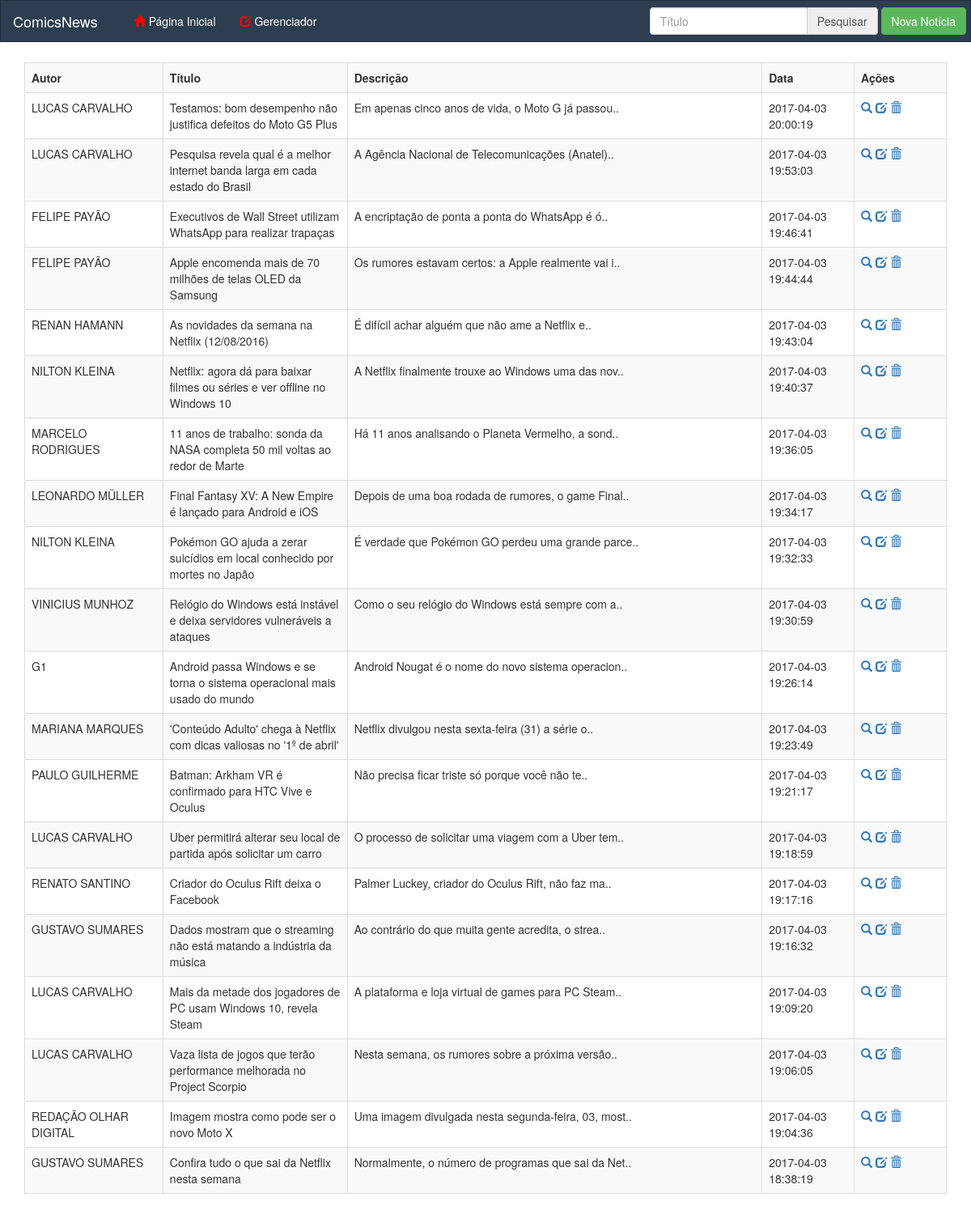
Page /gerenciador.php on the committed database.
### tables this page shows
CREATE TABLE `noticia` (
  `ID` int(11) NOT NULL,
  `titulo` varchar(100) NOT NULL,
  `descricao` text NOT NULL,
  `img` varchar(100) NOT NULL,
  `data` timestamp NOT NULL DEFAULT CURRENT_TIMESTAMP,
  `autor` varchar(100) NOT NULL
);

### php/Conexao.php (called while the page is built)
<?php
class Conexao {
    private $host     = 'localhost';
    private $usuario = 'root';
    private $senha = '';
    private $banco     = 'comicsnews';
    public $conexao;
    public function __construct(){
        if(!isset($this->conexao)){
            try{
                $conn = new PDO("mysql:host=".$this->host.";dbname=".$this->banco, $this->usuario, $this->senha);
                $conn->setAttribute(PDO::ATTR_ERRMODE, PDO::ERRMODE_EXCEPTION);
                $this->conexao = $conn;
            }catch(PDOException $e){
                die("Falha de conexao com o Banco de Dados: " . $e->getMessage());
            }
        }
    }
    public function getInstance() {
        return $this->conexao;
    }
}

### php/NoticiaDAO.php (called while the page is built, shortened)
<?php
include_once('Noticia.php');
class NoticiaDAO {
    private $conexao;
    public function __construct($conexao) {
        $this->conexao = $conexao;
    }
    public function getNoticias() {
        $statement = $this->conexao->query(
            'SELECT * FROM noticia ORDER BY id DESC LIMIT 20'
        );
        return $this->processResults($statement);
    }
    private function processResults($statement) {
        $noticias = array();
        if($statement) {
            while($row = $statement->fetch(PDO::FETCH_OBJ)) {
                $noticia = new Noticia();
                $noticia->setID($row->ID);
                $noticia->setTitulo(stripslashes($row->titulo));
                $noticia->setDescricao(stripslashes($row->descricao));
                $noticia->setImagem($row->img);
                $noticia->setData($row->data);
                $noticia->setAutor(stripslashes($row->autor));
                $noticias[] = $noticia;
            }
        }
        return $noticias;
    }
}

### php/Noticia.php (called while the page is built, shortened)
<?php
class Noticia {
	private $id;
	private $titulo;
	private $descricao;
	private $data;
	private $autor;
	public function getID() {
		return $this->id;
	}
	public function setID($id) {
		$this->id = $id;
	}
	public function getTitulo() {
		return $this->titulo;
	}
	public function setTitulo($titulo) {
		$this->titulo = $titulo;
	}
	public function getDescricao() {
		return $this->descricao;
	}
	public function setDescricao($descricao) {
		$this->descricao = $descricao;
	}
	public function getData() {
		return $this->data;
	}
	public function setData($data) {
		$this->data = $data;
	}
	public function getAutor() {
		return $this->autor;
	}
	public function setAutor($autor) {
		$this->autor = $autor;
	}
}
?>

### helpers.php (called while the page is built, shortened)
<?php
function descricao_resumida($texto)
{
	if(strlen($texto) > 0)
	{
		$descricao = '';
		for ($i=0; $i < 50; $i++) {
			$descricao = $descricao . $texto[$i];
		}
		return trim($descricao) . '..';
	}
}
?>

### tabela-noticias.php (the view, shortened to what this page needs)
<?php
include_once('php/Conexao.php');
include_once('php/NoticiaDAO.php');
include_once('php/Noticia.php');
include_once('helpers.php');
$conexao = new Conexao();
$noticiaDAO = new NoticiaDAO($conexao->getInstance());
$noticia = new Noticia();
if(isset($_POST['operacao']) && !empty($_POST['operacao'])) {
    $operacao = $_POST['operacao'];
    if($operacao == 'search') {
        $noticia->setTitulo($_POST['titulo']);
        $noticias = $noticiaDAO->search($noticia);
    }
    if($operacao == 'delete') {
        $noticia->setID($_POST['id']);
        $noticia = $noticiaDAO->getNoticia($noticia);
        $result = $noticiaDAO->delete($noticia);
        if($result) {
            unlink("img/".$noticia->getImagem());
        }
    }
    if($operacao != 'search') {
        $noticias = $noticiaDAO->getNoticias($noticia);
    }
} else {
    $noticias = $noticiaDAO->getNoticias();
}
?>
<div class="row">
    <table id="tabela-noticias" class="table table-striped pagin-table table-hover table-bordered" style="margin-top: 5px">
        <th width="15%">Autor</th>
        <th width="20%">Título</th>
        <th width="45%">Descrição</th>
        <th width="10%">Data</th>
        <th width="10%">Ações</th>
        <?php foreach($noticias as $noticia) : ?>
        <tr>
            <td><?php echo $noticia->getAutor(); ?></td>
            <td><?php echo $noticia->getTitulo(); ?></td>
            <td><?php echo descricao_resumida($noticia->getDescricao()); ?></td>
            <td><?php echo $noticia->getData(); ?></td>
            <td>
                <a href="visualizar.php?id=<?php echo $noticia->getID(); ?>" title="Mostrar" class="glyphicon glyphicon-search"></a>
                <a href="javascript:void(0);" title="Editar" onClick="editarPost('<?php echo $noticia->getID(); ?>');" class="glyphicon glyphicon-edit"></a>
                <a href="javascript:void(0);" title="Excluir" onClick="confirmacaoExclusao('<?php echo $noticia->getID(); ?>');" class="glyphicon glyphicon-trash"></a>
            </td>
        </tr>
        <?php endforeach; ?>
    </table>
</div>

### css/noticias.css (style rules this page uses)
.container .row { margin: auto; width: 100%; }

### rows in the picture
noticia: autor "LUCAS CARVALHO", titulo "Testamos: bom desempenho não justifica defeitos do Moto G5 Plus", descricao "Em apenas cinco anos de vida, o Moto G já passou..", data "2017-04-03 20:00:19"
noticia: autor "LUCAS CARVALHO", titulo "Pesquisa revela qual é a melhor internet banda larga em cada estado do Brasil", Descricao "A Agência Nacional de Telecomunicações (Anatel)..", data "2017-04-03 19:53:03"
noticia: autor "FELIPE PAYÃO", titulo "Executivos de Wall Street utilizam WhatsApp para realizar trapaças", Descricao "A encriptação de ponta a ponta do WhatsApp é ó..", data "2017-04-03 19:46:41"
noticia: autor "FELIPE PAYÃO", titulo "Apple encomenda mais de 70 milhões de telas OLED da Samsung", descricao "Os rumores estavam certos: a Apple realmente vai i..", data "2017-04-03 19:44:44"
noticia: autor "RENAN HAMANN", titulo "As novidades da semana na Netflix (12/08/2016)", Descricao "É difícil achar alguém que não ame a Netflix e..", data "2017-04-03 19:43:04"
noticia: autor "NILTON KLEINA", titulo "Netflix: agora dá para baixar filmes ou séries e ver offline no Windows 10", descricao "A Netflix finalmente trouxe ao Windows uma das nov..", data "2017-04-03 19:40:37"
noticia: autor "MARCELO RODRIGUES", titulo "11 anos de trabalho: sonda da NASA completa 50 mil voltas ao redor de Marte", descricao "Há 11 anos analisando o Planeta Vermelho, a sond..", data "2017-04-03 19:36:05"
noticia: autor "LEONARDO MÜLLER", titulo "Final Fantasy XV: A New Empire é lançado para Android e iOS", descricao "Depois de uma boa rodada de rumores, o game Final..", data "2017-04-03 19:34:17"
noticia: autor "NILTON KLEINA", titulo "Pokémon GO ajuda a zerar suicídios em local conhecido por mortes no Japão", descricao "É verdade que Pokémon GO perdeu uma grande parce..", data "2017-04-03 19:32:33"
noticia: autor "VINICIUS MUNHOZ", titulo "Relógio do Windows está instável e deixa servidores vulneráveis a ataques", Descricao "Como o seu relógio do Windows está sempre com a..", data "2017-04-03 19:30:59"
noticia: autor "G1", titulo "Android passa Windows e se torna o sistema operacional mais usado do mundo", descricao "Android Nougat é o nome do novo sistema operacion..", data "2017-04-03 19:26:14"
noticia: autor "MARIANA MARQUES", Titulo "'Conteúdo Adulto' chega à Netflix com dicas valiosas no '1º de abril'", descricao "Netflix divulgou nesta sexta-feira (31) a série o..", data "2017-04-03 19:23:49"
noticia: autor "PAULO GUILHERME", titulo "Batman: Arkham VR é confirmado para HTC Vive e Oculus", descricao "Não precisa ficar triste só porque você não te..", data "2017-04-03 19:21:17"
noticia: autor "LUCAS CARVALHO", titulo "Uber permitirá alterar seu local de partida após solicitar um carro", Descricao "O processo de solicitar uma viagem com a Uber tem..", data "2017-04-03 19:18:59"
noticia: autor "RENATO SANTINO", titulo "Criador do Oculus Rift deixa o Facebook", descricao "Palmer Luckey, criador do Oculus Rift, não faz ma..", data "2017-04-03 19:17:16"
noticia: autor "GUSTAVO SUMARES", titulo "Dados mostram que o streaming não está matando a indústria da música", descricao "Ao contrário do que muita gente acredita, o strea..", data "2017-04-03 19:16:32"
noticia: autor "LUCAS CARVALHO", titulo "Mais da metade dos jogadores de PC usam Windows 10, revela Steam", Descricao "A plataforma e loja virtual de games para PC Steam..", data "2017-04-03 19:09:20"
noticia: autor "LUCAS CARVALHO", titulo "Vaza lista de jogos que terão performance melhorada no Project Scorpio", Descricao "Nesta semana, os rumores sobre a próxima versão..", data "2017-04-03 19:06:05"
noticia: autor "REDAÇÃO OLHAR DIGITAL", titulo "Imagem mostra como pode ser o novo Moto X", descricao "Uma imagem divulgada nesta segunda-feira, 03, most..", data "2017-04-03 19:04:36"
noticia: autor "GUSTAVO SUMARES", titulo "Confira tudo o que sai da Netflix nesta semana", Descricao "Normalmente, o número de programas que sai da Net..", data "2017-04-03 18:38:19"
